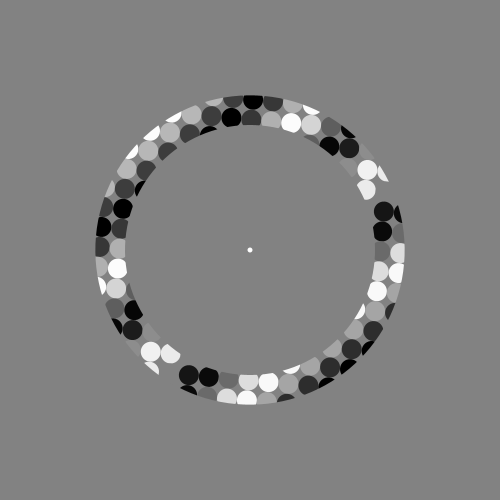
Frame 1 (no input)
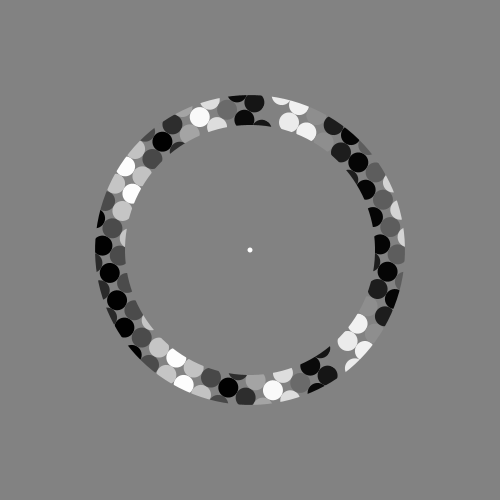
Frame 60 (the mouse pressed at the canvas centre just before this capture)
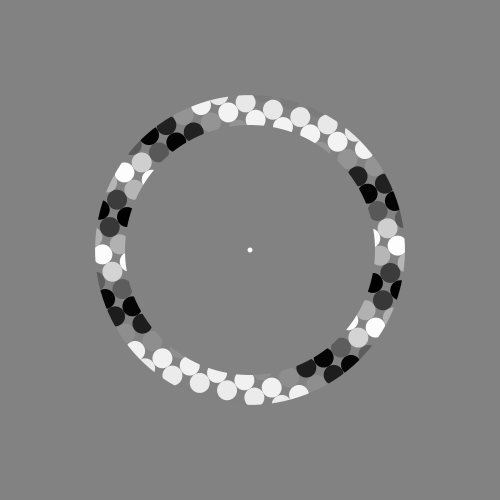
Frame 120 (the mouse held since frame 60 and released just before this capture)

The Processing sketch that drew these frames (run headless with seeded random() and noise(); from frame 60 on, the mouse is pressed at the canvas centre):

// Processing sketch: processing_98873
// ── processing_98873.pde

// 2D Array of objects
Cell[][] grid;

// Number of columns and rows in the grid
int cols = 25;
int rows = 25;
int rotating = 0;

void setup() {
  
  size(500,500);
  background(150);
  frameRate(10);
  int rotating;
  rotating = 0;
  grid = new Cell[cols][rows];
  for (int i = 0; i < cols; i++) {
    for (int j = 0; j < rows; j++) {
      // Initialize each object
      grid[i][j] = new Cell(i*20,j*20,20,20,i+j);
    }
  }
}

void draw() {
  background(130);
  // The counter variables i and j are also the column and row numbers and 
  // are used as arguments to the constructor for each object in the grid.  
 if (!keyPressed){rotating += 5;}
 translate(250,250);
 rotate(radians(rotating));
 rotate(TWO_PI);
  for (int i = 0; i < cols; i++) {
    for (int j = 0; j < rows; j++) {
      // Oscillate and display each object
      grid[i][j].oscillate();
      grid[i][j].display();
    }
  }
    noFill();
  stroke(130);
  strokeWeight(290);
  ellipse(0,0,600,600);
  noStroke();
  fill(130);
  ellipse(0,0,250,250);
  fill(255);
  ellipse(0,0,5,5);
}

// A Cell object
class Cell {
  // A cell object knows about its location in the grid as well as its size with the variables x,y,w,h.
  float x,y;   // x,y location
  float w,h;   // width and height
  float angle; // angle for oscillating brightness

  // Cell Constructor
  Cell(float tempX, float tempY, float tempW, float tempH, float tempAngle) {
    x = tempX;
    y = tempY;
    w = tempW;
    h = tempH;
    angle = tempAngle;
  } 
  
  // Oscillation means increase angle
  void oscillate() {
    angle += 0.25; 
  }

  void display() {
    noStroke();
    // Color calculated using sine wave
    fill(127+127*sin(angle));
    ellipse(x-250,y-250,w,h); 
  }
}
 
